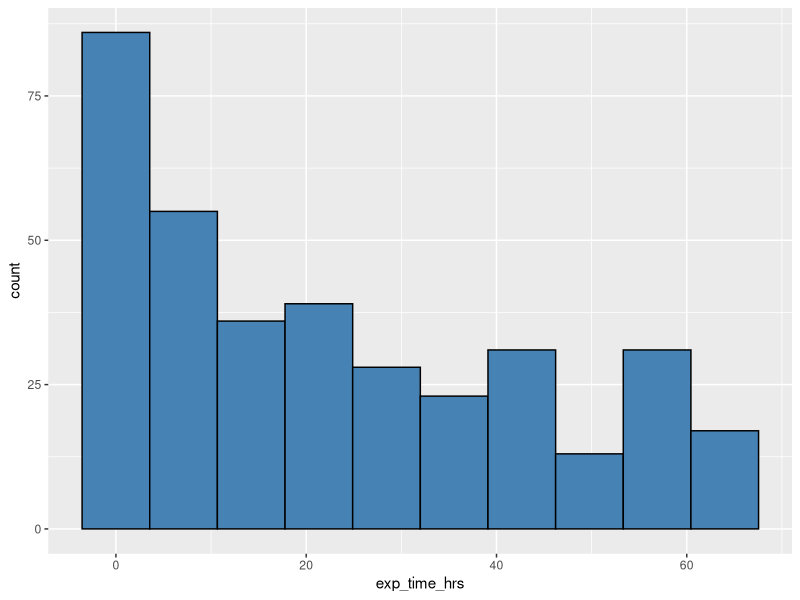
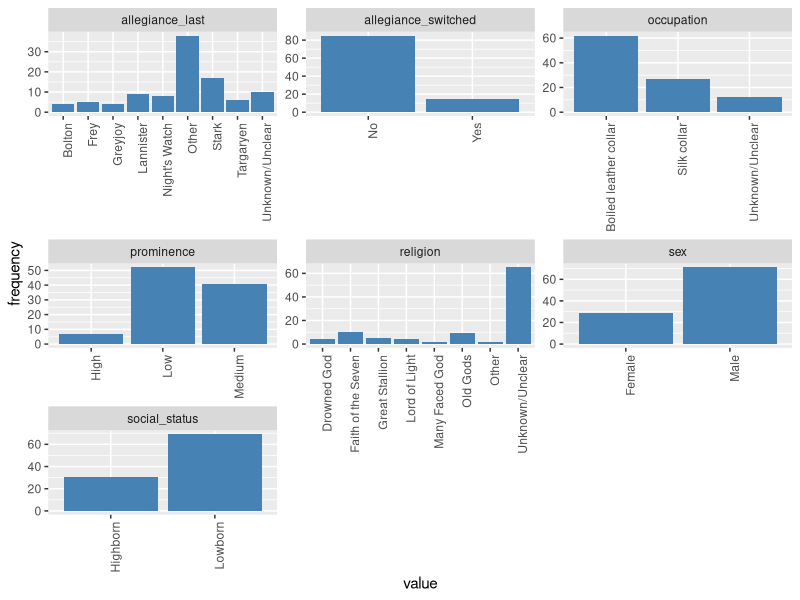
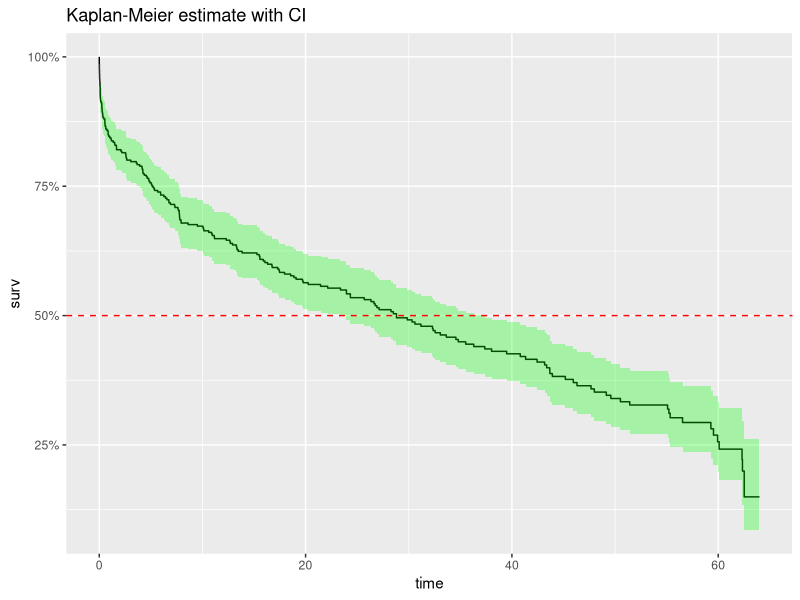
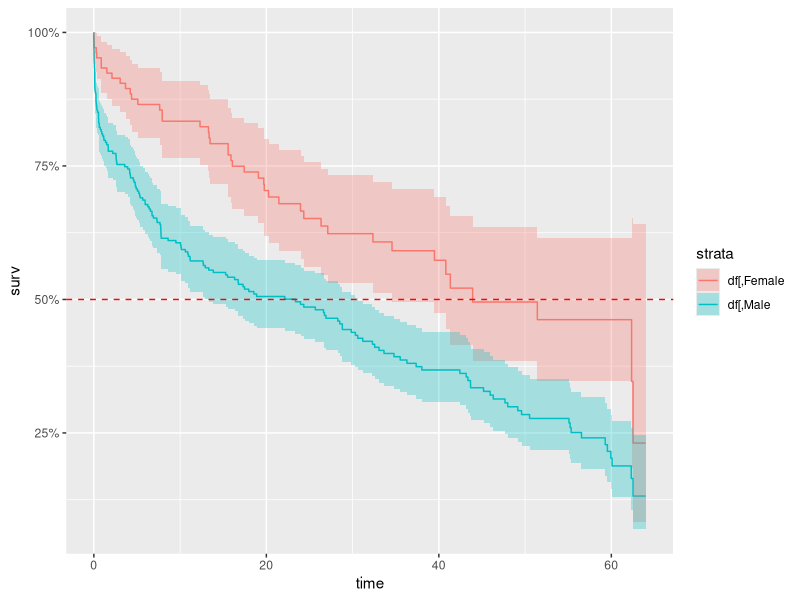

The R source for these figures, in order: (Note: this script raises an error after producing the figures.)
## ---- chunk 1
library(tidyverse)
library(survival)
library(ggfortify)
library(ggplot2)
library(broom)
library(survminer)
## ---- chunk 2
setwd("C:/MY_DATAS/MyGit/GoT-Survival_Analysis")
raw_data =  read.csv("./GoT_dataset/character_data_S01-S08.csv")

dat = raw_data %>% 
  select(name,
         exp_time_hrs,
         dth_flag,
         sex,
         religion,
         occupation,
         social_status,
         allegiance_last,
         allegiance_switched,
         prominence
         ) %>% 
  mutate(sex = c("Male",
             "Female")[match(sex, c(1,2))],
         religion = c("Great Stallion",
                  "Lord of Light",
                  "Faith of the Seven",
                  "Old Gods",
                  "Drowned God",
                  "Many Faced God",
                  "Other",
                  "Unknown/Unclear")[match(religion,c(1,2,3,4,5,6,7,9))],
         occupation = c("Silk collar",
                    "Boiled leather collar",
                    "Unknown/Unclear")[match(occupation,c(1,2,9))],
         social_status = c("Highborn",
                       "Lowborn")[match(social_status,c(1,2))],
         allegiance_last = c("Stark",
                         "Targaryen",
                         "Night's Watch",
                         "Lannister",
                         "Greyjoy",
                         "Bolton",
                         "Frey",
                         "Other",
                         "Unknown/Unclear")[match(allegiance_last,c(1,2,3,4,5,6,7,8,9))],
         allegiance_switched = c("No",
                             "Yes")[match(allegiance_switched,c(1,2))],
         prominence = ifelse(prominence>3,
                         "High",
                         ifelse(prominence<1,
                                "Low",
                                "Medium")
                         )
     )
## ---- chunk 3
summary(dat$exp_time_hrs)
## ---- chunk 4
ggplot(dat,aes(exp_time_hrs)) + geom_histogram(bins = 10, color="black",fill="steelblue")
## ---- chunk 5
prop.table(table(dat$dth_flag))
## ---- chunk 6
d_plot = dat %>%
  select(-name,-exp_time_hrs,-dth_flag) %>%
  gather() %>%
  group_by(key) %>%
  count(value) %>% 
  mutate(frequency=round(`n`/sum(`n`)*100,0)) %>%
  arrange(desc(key),desc(frequency))

d_plot %>% ggplot(aes(x=value, y=frequency)) +
    facet_wrap(~ key, scales = "free") +
    geom_bar(stat="identity", fill="steelblue") +
    theme(axis.text.x = element_text(angle = 90, hjust = 1))
## ---- chunk 7
fit.KM = survfit(Surv(exp_time_hrs, dth_flag) ~ 1, data = dat)
autoplot(fit.KM,conf.int.fill = "#00FF00", censor=FALSE) +
  geom_hline(yintercept=.5, linetype="dashed", color = "red") + 
  ggtitle("Kaplan-Meier estimate with CI")
## ---- chunk 8
fit.KM
## ---- chunk 9
# draw the KM survival curve with stratification with a given exlanatory variable
plot_KM <- function(df,col,CI=TRUE){
  fit = survfit(Surv(df$exp_time_hrs, df$dth_flag) ~ df[,col])
  autoplot(fit,conf.int=CI,censor=FALSE) + 
    geom_hline(yintercept=.5, linetype="dashed", color = "red") 
}

# Print the medians for stratas (+formating)
print_medians <- function(df,col){
  fit = survfit(Surv(df$exp_time_hrs, df$dth_flag) ~ df[,col])
  infos_fit = surv_median(fit) %>%
    mutate(strata=substr(strata,11,100))
  cat("Medians:\n")
  cat(sprintf("%*s %*s %*s\n",25,"Group",15,"Median",20,"Conf.Interval"))
  fit.conf=paste("( ",infos_fit$lower,";",infos_fit$upper," )",sep="")
  cat(sprintf("%*s %*s %*s\n",25,infos_fit$strata,15,infos_fit$median,20,fit.conf))
}

# Print cox regression HR+CI and LRT for stratas (+formating)
print_cox <- function(df,col){
  fit_cox = coxph(Surv(df$exp_time_hrs, df$dth_flag) ~ df[,col])
  x = tidy(fit_cox)
  cox.ref = fit_cox$xlevels[[1]][1]
  cox.term = substr(x$term,10,100)
  cox.hr = round(exp(x$estimate),2)
  cox.hr.conflow = round(exp(x$conf.low),2)
  cox.hr.confhigh = round(exp(x$conf.high),2)
  cat("Cox Regression:\n")
  cat(sprintf("%*s %*s %*s\n",25,"Group",15,"Hazard Ratio",20,"Conf.Interval"))
  cat(sprintf("%*s %*s %*s\n",25,cox.ref,15,"(Reference)",20,"-"))
  cox.conf=paste("( ",cox.hr.conflow,";",cox.hr.confhigh," )",sep="")
  cat(sprintf("%*s %*s %*s\n",25,cox.term,15,cox.hr,20,cox.conf))
  y = glance(fit_cox)
  cox.lrt = ifelse(y$p.value.log<0.01,
                   formatC(y$p.value.log, format = "e", digits = 2),
                   formatC(y$p.value.log, digits = 2))
  cat(paste("\nLikelihood Ratio Test:",cox.lrt))
}

## ---- chunk 10
plot_KM(dat,"sex")
## ---- chunk 11
print_cox(dat,"sex")
## ---- chunk 12
print_medians(dat,"sex")
## ---- chunk 13
plot_KM(dat,"religion",FALSE)
## ---- chunk 14
print_cox(dat,"religion")
## ---- chunk 15
print_medians(dat,"religion")
## ---- chunk 16
plot_KM(dat,"occupation")
## ---- chunk 17
print_cox(dat,"occupation")
## ---- chunk 18
print_medians(dat,"occupation")
## ---- chunk 19
plot_KM(dat,"social_status")
## ---- chunk 20
print_cox(dat,"social_status")
## ---- chunk 21
print_medians(dat,"social_status")
## ---- chunk 22
plot_KM(dat,"allegiance_last",FALSE)
## ---- chunk 23
print_cox(dat,"allegiance_last")
## ---- chunk 24
print_medians(dat,"allegiance_last")
## ---- chunk 25
plot_KM(dat,"allegiance_switched")
## ---- chunk 26
print_cox(dat,"allegiance_switched")
## ---- chunk 27
print_medians(dat,"allegiance_switched")
## ---- chunk 28
plot_KM(dat,"prominence")
## ---- chunk 29
print_cox(dat,"prominence")
## ---- chunk 30
print_medians(dat,"prominence")
## ---- chunk 31
dat_model = select(dat,-name)
Model_Full = coxph(Surv(exp_time_hrs,dth_flag)~.,data=dat_model)
MAIC = step(Model_Full)
## ---- chunk 32
summary(MAIC)
## ---- chunk 33
d_new = dat %>% 
  filter(name %in% c("Arya Stark",
                     "Jaime Lannister",
                     "Theon Greyjoy",
                     "Jon Snow",
                     "Eddard Stark",
                     "Ramsay Bolton",
                     "Samwell Tarly",
                     "Illyrio Mopatis",
                     "Mhaegen",
                     "Todder",
                     "Merry Frey")) %>% 
  select(-exp_time_hrs,-dth_flag)

z = list()

for(i in 1:nrow(d_new)) {
    row <- d_new[i,]
    p_s = survfit(MAIC,newdata = row)
    z = c(z,list(p_s))
}
names(z)=d_new$name

ggsurvplot_combine(z,
           conf.int = FALSE,
           risk.table = FALSE,
           pval = FALSE,
           censor = FALSE,
           surv.median.line = "hv",
           ggtheme = theme_gray())
